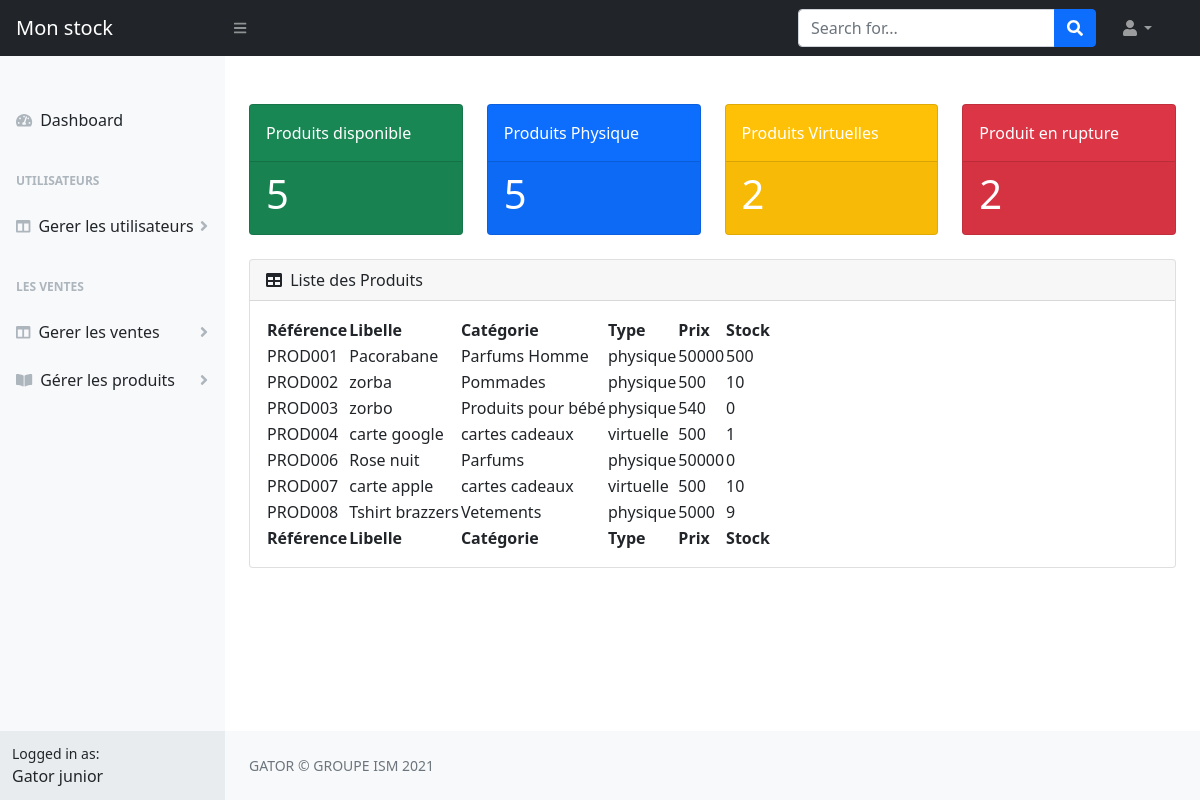
/produit/showAllProduit (signed in), run on the app's committed database.
### tables this page shows
CREATE TABLE IF NOT EXISTS `produit` (
  `id_produit` int(11) NOT NULL AUTO_INCREMENT,
  `libelle_produit` varchar(255) NOT NULL,
  `stock` int(11) DEFAULT NULL,
  `categorie_id` int(11) DEFAULT NULL,
  `type` varchar(30) NOT NULL,
  `ref_produit` varchar(255) DEFAULT NULL,
  `prix` int(11) DEFAULT NULL,
  PRIMARY KEY (`id_produit`),
  UNIQUE KEY `produit_libelle_uindex` (`libelle_produit`)
);

CREATE TABLE IF NOT EXISTS `categorie` (
  `id_categorie` int(11) NOT NULL AUTO_INCREMENT,
  `ref` varchar(100) NOT NULL,
  `libelle_categorie` varchar(255) NOT NULL,
  `status_categorie` varchar(100) NOT NULL,
  PRIMARY KEY (`id_categorie`),
  UNIQUE KEY `libelle` (`libelle_categorie`)
);

### lib/AbstractController.php (called while the page is built, shortened)
<?php
abstract  class AbstractController
{
protected string $layout="admin";
    public function render(string $view="security/visiteur", array $data=[]){
        extract($data);
        require_once(ROOT_VIEWS.$view.".html.php");
        $content_for_layout=ob_get_clean();
        require_once(ROOT_LAYOUT.$this->layout.".html.php");
    }
}

### controllers/ProduitController.php (called while the page is built, shortened)
<?php
class ProduitController extends  AbstractController{
    private ProduitModel $model;
    public function __construct(){
        $this->model= new ProduitModel();
    }
    public function  showAllProduit(){
        $data= $this->model->selectAll();
        $r=0;
        $v=0;
        $p=0;
        foreach ($data as $d){
            if($d['stock']=="0"){
                $r=$r+1;
            }
            if($d['type']=="virtuelle"){
                $v=$v+1;
            }
            if($d['type']=="physique"){
                $p=$p+1;
            }
        }
        $this->render('produit/show.produit', ["produits" => $data,"nbre_pupture"=>$r,"nbre_physique"=>$p,"nbre_virtuelle"=>$v]);
    }
}

### public/index.php (called while the page is built, shortened)
<?php
require_once(dirname(__DIR__).DIRECTORY_SEPARATOR."config".DIRECTORY_SEPARATOR."helper.php");
$router = new Router();
$router-> resolve();

### lib/Database.php (called while the page is built, shortened)
<?php
class DataBase {
    private $pdo;
   public function __construct(){
        $dsn = 'mysql:dbname=gestionStock;host=localhost';
        $user = 'root';
        $password = '';
        try {
            $this->pdo = new \PDO($dsn, $user, $password);
            $this->pdo->exec("SET NAMES utf8");
            $this->pdo->setAttribute(\PDO::ATTR_ERRMODE, \PDO::ERRMODE_EXCEPTION);
            $this->pdo->setAttribute(\PDO::ATTR_DEFAULT_FETCH_MODE,\PDO::FETCH_ASSOC);
        } catch (\Exception $ex) {
             Response::redirectUrl("error/error_conexion");
        }
    }
    public function closeConnection(){
        $this->pdo = null;
    }
    public function executeSelect(string $sql,array $data=[],bool $single=false):array{
        $stm=$this->pdo->prepare($sql);
        $stm->execute($data);
        if($single){
            $result=$stm->fetch();
        }else{
            $result=$stm->fetchAll();
        }
        return [
            "data"=>$result,
            "count" => $stm->rowCount()
        ];
    }
}
?>

### lib/AbstractModel.php (called while the page is built, shortened)
<?php
abstract class  AbstractModel implements IModel {
    private DataBase $dataBase;
    public function __construct(){
        $this->dataBase= new DataBase();
    }
    public function selectBy(string $sql ,array $data=[],bool $single=false):array{
        return $this->dataBase->executeSelect($sql, $data, $single);
    }
}
?>

### models/ProduitModel.php (called while the page is built, shortened)
<?php
class ProduitModel extends AbstractModel
{
    public function __construct() {
        $this->tableName = "produit";
    }
    public function selectAll():array {
        $sql="SELECT * FROM $this->tableName a ,categorie b WHERE a.categorie_id = b.id_categorie ";
        $result=$this->selectBy($sql);
        return $result["data"];
    }
}

### lib/Request.php (called while the page is built, shortened)
<?php
class Request {
    public function getUri():array{
   $uri = $_SERVER["REQUEST_URI"];
   $array_uri = explode("/", $uri);
   unset($array_uri[0]);
   return array_values($array_uri);
    }
}

### lib/Authorisation.php (called while the page is built, shortened)
<?php
class Authorisation{
    public static function estConnect():bool{
        return isset($_SESSION["user_connect"]);
    }
}

### lib/Session.php (called while the page is built, shortened)
<?php
class Session{
    public static function getSession(string $key){
        return $_SESSION[$key];
    }
}

### views/produit/show.produit.html.php (the view, shortened to what this page needs)
<div class="container-fluid px-4">
    <div class="row mt-5">
        <div class="col-xl-3 col-md-6">
            <div class="card bg-success text-white mb-4">
                    <div class="card-body">Produits disponible</div>
                    <div class="card-footer d-flex align-items-center justify-content-between">
                        <h1><?=count($produits)-$nbre_pupture?></h1>
                    </div>
            </div>
        </div>
        <div class="col-xl-3 col-md-6">
            <div class="card bg-primary text-white mb-4">
                <div class="card-body">Produits Physique</div>
                <div class="card-footer d-flex align-items-center justify-content-between">
                    <h1><?= $nbre_physique?></h1>
                </div>
            </div>
        </div>
        <div class="col-xl-3 col-md-6">
            <div class="card bg-warning text-white mb-4">
                <div class="card-body">Produits Virtuelles</div>
                <div class="card-footer d-flex align-items-center justify-content-between">
                    <h1><?= $nbre_virtuelle?></h1>
                </div>
            </div>
        </div>
        <div class="col-xl-3 col-md-6">
            <div class="card bg-danger text-white mb-4">
                <div class="card-body">Produit en rupture</div>
                <div class="card-footer d-flex align-items-center justify-content-between">
                    <h1><?= $nbre_pupture?></h1>
                </div>
            </div>
        </div>
    </div>
    <div class="card mb-4">
        <div class="card-header">
            <i class="fas fa-table me-1"></i>
            Liste des Produits
        </div>
        <div class="card-body">
            <table id="datatablesSimple">
                <thead>
                <tr>
                    <th>Référence</th>
                    <th>Libelle</th>
                    <th>Catégorie</th>
                    <th>Type</th>
                    <th>Prix</th>
                    <th>Stock</th>
                </tr>
                </thead>
                <tfoot>
                <tr>
                    <th>Référence</th>
                    <th>Libelle</th>
                    <th>Catégorie</th>
                    <th>Type</th>
                    <th>Prix</th>
                    <th>Stock</th>
                </tr>
                </tfoot>
                <tbody>
                <?php foreach($produits as $prod): ?>
                    <tr>
                        <td><?= $prod['ref_produit'] ?></td>
                        <td><?= $prod['libelle_produit'] ?></td>
                        <td><?= $prod['libelle_categorie'] ?></td>
                        <td><?= $prod['type'] ?></td>
                        <td><?= $prod['prix'] ?></td>
                        <td><?= $prod['stock'] ?></td>
                    </tr>
                <?php endforeach; ?>
                </tbody>
            </table>
        </div>
    </div>
</div>

### lib/Router.php (shortened to what this page needs)
<?php
class Router{
    private Request $request;
    private ErreurController $ctlrError;
    public function  __construct(){
        $this-> request = new Request();
        $this-> ctlrError = new ErreurController();
    }
    Public  function resolve(){
        $array_uri = $this->request->getUri();
        $action=$array_uri[1];
        $controller=ucfirst($array_uri[0])."Controller";
        if(file_exists(ROOT.DIRECTORY_SEPARATOR."controllers".DIRECTORY_SEPARATOR.$controller.".php")){
            $objectController = new $controllerClass();
            if(method_exists($objectController,$action)){
                call_user_func([$objectController,$action],$this->request);
            }else{
                $this->ctlrError->pageNotFound();
            }
        }else{
            $this->ctlrError->pageNotFound();
        }
}
}

### views/inc/header.html.php (shortened to what this page needs)
<!doctype html>
<html lang="en">
  <head>
    <link rel="stylesheet" href="https://stackpath.bootstrapcdn.com/bootstrap/4.3.1/css/bootstrap.min.css">
</head>
<body class="sb-nav-fixed">

### views/inc/menu.html.php (shortened to what this page needs)
<?php
if(Session::keyExist("user_connect")){
    $user=Session::getSession("user_connect");
}
?>
<?php if(Authorisation::estConnect()):  ?>
<nav class="sb-topnav navbar navbar-expand navbar-dark bg-dark">
            <a class="navbar-brand ps-3" href="#">Mon stock</a>
            <button class="btn btn-link btn-sm order-1 order-lg-0 me-4 me-lg-0" id="sidebarToggle" href="#!"><i class="fas fa-bars"></i></button>
            <form class="d-none d-md-inline-block form-inline ms-auto me-0 me-md-3 my-2 my-md-0">
                <div class="input-group">
                    <input class="form-control" type="text" placeholder="Search for..." aria-label="Search for..." aria-describedby="btnNavbarSearch" />
                    <button class="btn btn-primary" id="btnNavbarSearch" type="button"><i class="fas fa-search"></i></button>
                </div>
            </form>
            <ul class="navbar-nav ms-auto ms-md-0 me-3 me-lg-4">
                <li class="nav-item dropdown">
                    <a class="nav-link dropdown-toggle" id="navbarDropdown" href="#" role="button" data-bs-toggle="dropdown" aria-expanded="false"><i class="fas fa-user fa-fw"></i></a>
                </li>
            </ul>
        </nav>
        <div id="layoutSidenav">
            <div id="layoutSidenav_nav">
                <nav class="sb-sidenav accordion sb-sidenav-light" id="sidenavAccordion">
                    <div class="sb-sidenav-menu">
                        <div class="nav">
                            <div class="sb-sidenav-menu-heading"></div>
                            <a class="nav-link" href="<?php path("produit/showAllProduit") ?>">
                                <div class="sb-nav-link-icon"><i class="fas fa-tachometer-alt"></i></div>
                                Dashboard
                            </a>
                            <div class="sb-sidenav-menu-heading">Utilisateurs</div>
                            <a class="nav-link collapsed" href="#" data-bs-toggle="collapse" data-bs-target="#collapseLayouts" aria-expanded="false" aria-controls="collapseLayouts">
                                <div class="sb-nav-link-icon"><i class="fas fa-columns"></i></div>
                                Gerer les utilisateurs
                                <div class="sb-sidenav-collapse-arrow"><i class="fas fa-angle-down"></i></div>
                            </a>
                            <div class="sb-sidenav-menu-heading">LES VENTES</div>
                            <a class="nav-link collapsed" href="#" data-bs-toggle="collapse" data-bs-target="#collapseLayouts" aria-expanded="false" aria-controls="collapseLayouts">
                                <div class="sb-nav-link-icon"><i class="fas fa-columns"></i></div>
                                Gerer les ventes
                                <div class="sb-sidenav-collapse-arrow"><i class="fas fa-angle-down"></i></div>
                            </a>
                            <a class="nav-link collapsed" href="#" data-bs-toggle="collapse" data-bs-target="#collapsePages" aria-expanded="false" aria-controls="collapsePages">
                                <div class="sb-nav-link-icon"><i class="fas fa-book-open"></i></div>
                                Gérer les produits
                                <div class="sb-sidenav-collapse-arrow"><i class="fas fa-angle-down"></i></div>
                            </a>
                        </div>
                    </div>
                    <div class="sb-sidenav-footer">
                        <div class="small">Logged in as:</div>
                        <?= $user['nom']." ".$user['prenom'] ?>
                    </div>
                </nav>
            </div>
<?php endif; ?>
            <div id="layoutSidenav_content">
            <main>

### config/helper.php (shortened to what this page needs)
<?php
function path(string $uri){
    echo WEB_ROOT.$uri;
}
?>

### views/layout/admin.html.php
<?php
require_once(ROOT_VIEWS_INC."header.html.php");
require_once(ROOT_VIEWS_INC."menu.html.php");
echo $content_for_layout;
?>
<?php
require_once(ROOT_VIEWS_INC."footer.html.php");
?>

### views/inc/footer.html.php (shortened to what this page needs)
 </main>
                <footer class="py-4 bg-light mt-auto">
                    <div class="container-fluid px-4">
                        <div class="d-flex align-items-center justify-content-between small">
                            <div class="text-muted">GATOR  &copy; GROUPE ISM  2021</div>
                        </div>
                    </div>
                </footer>
            </div>
        </div>
    </body>
</html>

### data on the page
produit: count($produits)-$nbre_pupture "5", id_produit "2", ref_produit "PROD002", libelle_produit "zorba", categorie.libelle_categorie "Pommades", type "physique", prix "500", stock "10"
produit: ref_produit "PROD001", libelle_produit "Pacorabane", categorie.libelle_categorie "Parfums Homme", type "physique", prix "50000", stock "500"
produit: ref_produit "PROD003", libelle_produit "zorbo", categorie.libelle_categorie "Produits pour bébé", type "physique", prix "540", stock "0"
produit: ref_produit "PROD004", libelle_produit "carte google", categorie.libelle_categorie "cartes cadeaux", type "virtuelle", prix "500", stock "1"
produit: ref_produit "PROD006", libelle_produit "Rose nuit", categorie.libelle_categorie "Parfums", type "physique", prix "50000", stock "0"
produit: ref_produit "PROD007", libelle_produit "carte apple", categorie.libelle_categorie "cartes cadeaux", type "virtuelle", prix "500", stock "10"
produit: ref_produit "PROD008", libelle_produit "Tshirt brazzers", categorie.libelle_categorie "Vetements", type "physique", prix "5000", stock "9"

### other printed values
$user['nom'] "Gator"
$user['prenom'] "junior"
$nbre_physique "5"
